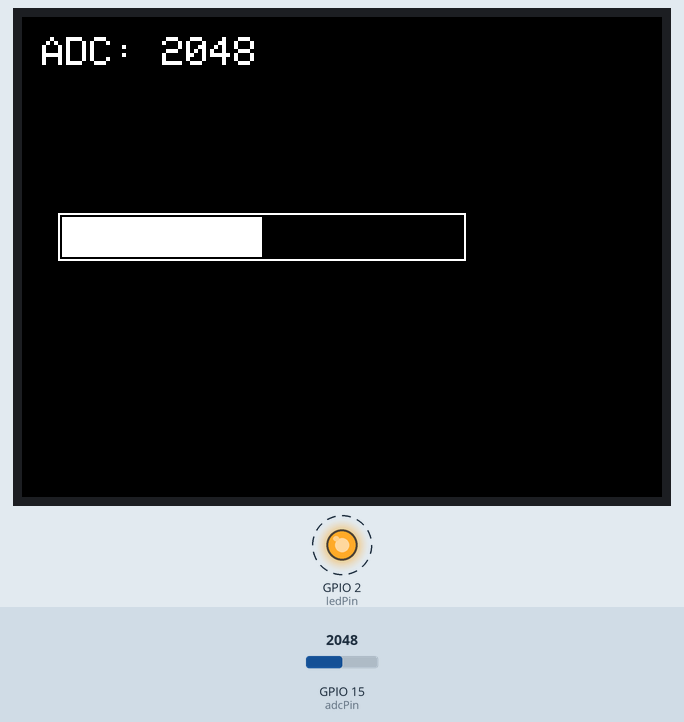
Recording of a sketch running on a simulated ESP32. Parts: 320×240 colour display, output pins drawn as LEDs (lit = HIGH). Dashed ring = blinking. The test bench sets the inputs (shaded band); at power-on: GPIO 15 (adcPin) = 2048.

Above: at 0.88 s.
1.5 s: GPIO 15 (adcPin) set to 2866
At 2.08 s:
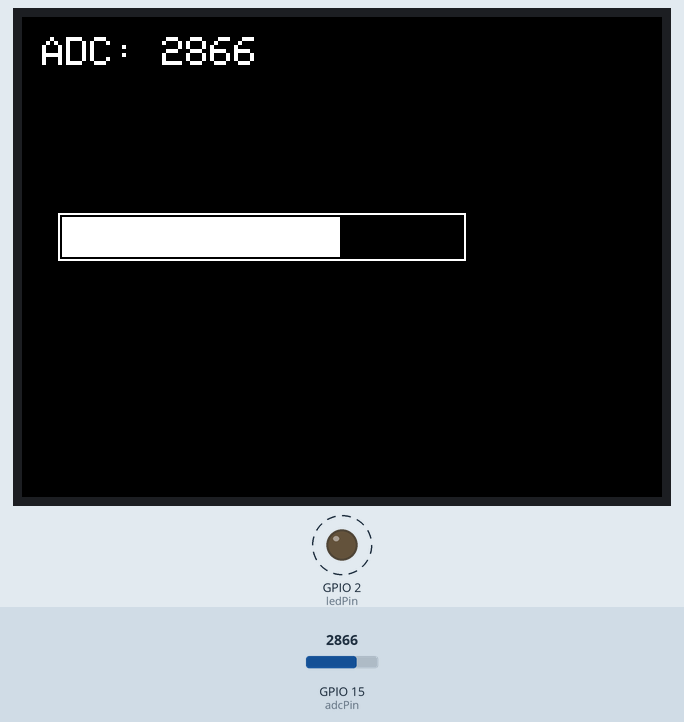
3.0 s: GPIO 15 (adcPin) set to 1228
At 3.66 s:
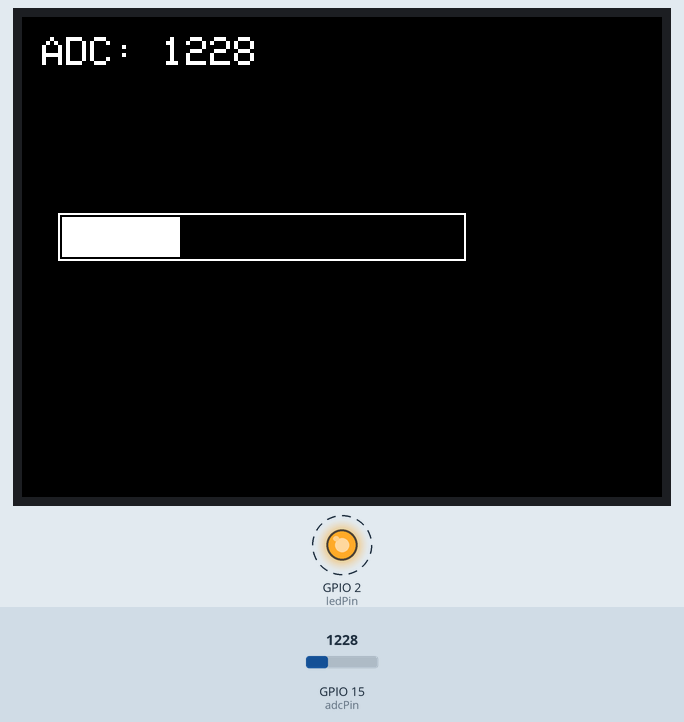
4.5 s: GPIO 15 (adcPin) set to 491
At 7.17 s:
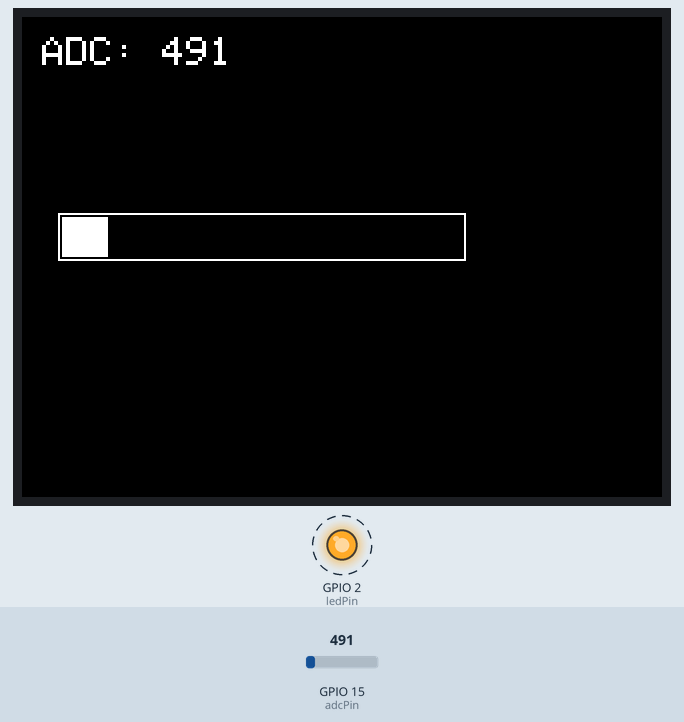
Timing chart, 0 to 12.1 s (numbered marks = the images above; inputs shaded):
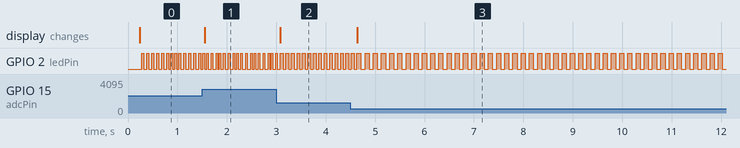

The sketch:

adc_bar.ino
```cpp
#include <TFT_eSPI.h>  // Include the TFT_eSPI library
#include <Arduino.h>
#include <freertos/FreeRTOS.h>
#include <freertos/task.h>
#include <freertos/queue.h>

#define BORDER_COLOR TFT_WHITE
#define BAR_COLOR TFT_WHITE

TFT_eSPI tft = TFT_eSPI(); // Create an instance of the TFT_eSPI class

const int adcPin = 15;    // ADC pin to read the value from
const int ledPin = 2;     // LED pin to blink

QueueHandle_t adcQueue;   // FreeRTOS queue to transfer ADC values between tasks

const int barX = 20;      // X position of the bar
const int barY = 100;     // Y position of the bar
const int barWidth = 200; // Width of the bar
const int barHeight = 20; // Height of the bar

void drawBorder() {
  // Draw a border around the bar
  tft.drawRect(barX - 2, barY - 2, barWidth + 4, barHeight + 4, BORDER_COLOR);
}

void readAdcTask(void *parameter) {
  for (;;) {
    int adcValue = analogRead(adcPin); // Read the ADC value
    xQueueSend(adcQueue, &adcValue, portMAX_DELAY); // Send value to the queue
    vTaskDelay(50 / portTICK_PERIOD_MS); // Delay for 50ms
  }
}

void updateDisplayTask(void *parameter) {
  static int prevBarLength = 0; // Store the previous bar length to update only when needed
  int adcValue;
  for (;;) {
    if (xQueueReceive(adcQueue, &adcValue, portMAX_DELAY) == pdTRUE) {
      int barLength = map(adcValue, 0, 4095, 0, barWidth); // Map ADC value to bar length

      // Update only the necessary portions of the bar
      if (barLength > prevBarLength) {
        // Extend the bar
        tft.fillRect(barX + prevBarLength, barY, barLength - prevBarLength, barHeight, BAR_COLOR);
      } else if (barLength < prevBarLength) {
        // Shrink the bar
        tft.fillRect(barX + barLength, barY, prevBarLength - barLength, barHeight, TFT_BLACK);
      }

      prevBarLength = barLength;

      // Update the ADC value text
      tft.fillRect(10, 10, 120, 20, TFT_BLACK); // Clear previous text
      tft.setCursor(10, 10);
      tft.print("ADC: ");
      tft.println(adcValue);
    }
    vTaskDelay(100 / portTICK_PERIOD_MS); // Update display every 100ms
  }
}

void blinkLedTask(void *parameter) {
  int adcValue;
  for (;;) {
    if (xQueueReceive(adcQueue, &adcValue, portMAX_DELAY) == pdTRUE) {
      int blinkRate = map(adcValue, 0, 4095, 5, 20); // Map ADC value to blink rate (5-20 Hz)
      int blinkDelay = 1000 / (blinkRate * 2); // Calculate delay based on blink rate

      digitalWrite(ledPin, HIGH);
      vTaskDelay(blinkDelay / portTICK_PERIOD_MS); // ON duration
      digitalWrite(ledPin, LOW);
      vTaskDelay(blinkDelay / portTICK_PERIOD_MS); // OFF duration
    }
  }
}

void setup() {
  tft.init();            // Initialize the display
  tft.setRotation(1);    // Set the screen rotation (0-3)
  tft.fillScreen(TFT_BLACK); // Clear the screen and set the background to black

  tft.setTextColor(TFT_WHITE, TFT_BLACK); // Set text color to white on black background
  tft.setTextSize(2);    // Set text size multiplier

  pinMode(adcPin, INPUT); // Set ADC pin as input
  pinMode(ledPin, OUTPUT); // Set LED pin as output

  adcQueue = xQueueCreate(10, sizeof(int)); // Create a queue to hold ADC values
  if (adcQueue == NULL) {
    tft.setCursor(10, 30);
    tft.println("Queue creation failed!");
    while (true);
  }

  analogSetAttenuation(ADC_11db);

  drawBorder(); // Draw the border around the bar

  // Create tasks
  xTaskCreatePinnedToCore(readAdcTask, "Read ADC Task", 1024, NULL, 1, NULL, 0);
  xTaskCreatePinnedToCore(updateDisplayTask, "Update Display Task", 2048, NULL, 1, NULL, 1);
  xTaskCreatePinnedToCore(blinkLedTask, "Blink LED Task", 1024, NULL, 1, NULL, 1);
}

void loop() {
  // Nothing to do here, tasks handle the functionality
}
```

Measured:
- after the input at 1.5 s, the display: changes after 0.05 s (image 1)
- after the input at 3.0 s, the display: changes after 0.09 s (image 2)
- after the input at 4.5 s, GPIO 2 (ledPin): alternates HIGH for 0.08 s and LOW for 0.08 s, starting after 0.30 s; the display: changes after 0.14 s (image 3)
- by itself, GPIO 2 (ledPin): alternates HIGH for 0.06 s and LOW for 0.06 s
